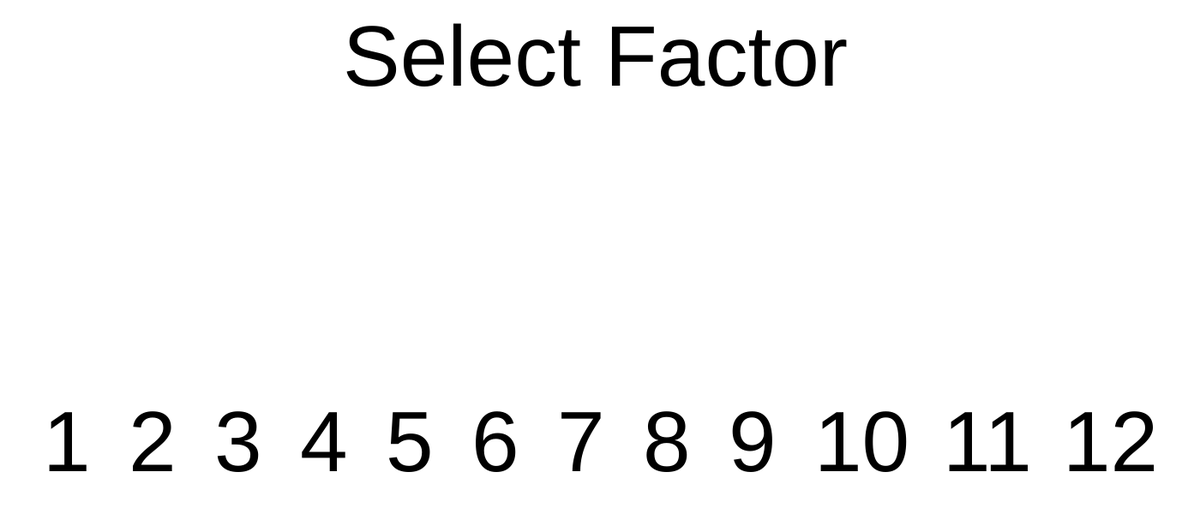
Frame 1 (no input)
Frame 60 (no input): identical to frame 1, image omitted
Frame 120 (the mouse pressed at the canvas centre since frame 60): identical to frame 1, image omitted

The p5.js sketch that drew this single still picture (run headless with seeded random() and noise() and a simulated clock; from frame 60 on, the mouse is pressed at the canvas centre):

// p5.js sketch
// ── sketch.js
var state, problemExists=true, answerIsReady=false;
var cFactor, rFactor;
var answer, submission;

function setup() {
  createCanvas(1400, 600);
  state="select";
  textSize(100);
}

function draw() {
  background(255);
  
  if (state=="select") {
    keyCode=0;
    text("Select Factor", 400, 100);
    
    text("1", 50, 550);
    text("2", 150, 550);
    text("3", 250, 550);
    text("4", 350, 550);
    text("5", 450, 550);
    text("6", 550, 550);
    text("7", 650, 550);
    text("8", 750, 550);
    text("9", 850, 550);
    text("10", 950, 550);
    text("11", 1100, 550);
    text("12", 1240, 550)
  }
  
  if (state=="play") {
    if (keyCode==32&&answerIsReady==false) {
      answerIsReady = true;
    }
    if (answerIsReady) {
      text(cFactor+" X "+rFactor+" = "+answer, 600, 400);
      if (keyCode==78) {
        answerIsReady=false;
        newProblem();
      }
    } else {
      text(cFactor+" X "+rFactor, 600, 400);
    }
    if (keyCode==77) {
      state="select";
    }
  }
}

function mousePressed() {
  if (state=="select") {
    //1
    if (mouseX>50&&mouseX<100 && mouseY<550&&mouseY>450) {
      cFactor=1;
      state="play";
      newProblem();
    }
    //2
    if (mouseX>150&&mouseX<200 && mouseY<550&&mouseY>450) {
      cFactor=2;
      state="play";
      newProblem();
    }
    //3
    if (mouseX>250&&mouseX<300 && mouseY<550&&mouseY>450) {
      cFactor=3;
      state="play";
      newProblem();
    }
    //4
    if (mouseX>350&&mouseX<400 && mouseY<550&&mouseY>450) {
      cFactor=4;
      state="play";
      newProblem();
    }
    //5
    if (mouseX>450&&mouseX<500 && mouseY<550&&mouseY>450) {
      cFactor=5;
      state="play";
      newProblem();
    }
    //6
    if (mouseX>550&&mouseX<600 && mouseY<550&&mouseY>450) {
      cFactor=6;
      state="play";
      newProblem();
    }
    //7
    if (mouseX>650&&mouseX<700 && mouseY<550&&mouseY>450) {
      cFactor=7;
      state="play";
      newProblem();
    }
    //8
    if (mouseX>750&&mouseX<800 && mouseY<550&&mouseY>450) {
      cFactor=8;
      state="play";
      newProblem();
    }
    //9
    if (mouseX>850&&mouseX<900 && mouseY<550&&mouseY>450) {
      cFactor=9;
      state="play";
      newProblem();
    }
    //10
    if (mouseX>950&&mouseX<1050 && mouseY<550&&mouseY>450) {
      cFactor=10;
      state="play";
      newProblem();
    }
    //11
    if (mouseX>1100&&mouseX<1200 && mouseY<550&&mouseY>450) {
      cFactor=11;
      state="play";
      newProblem();
    }
    //12
    if (mouseX>1240&&mouseX<1340 && mouseY<550&&mouseY>450) {
      cFactor=12;
      state="play";
      newProblem();
    }
  }
}

function newProblem() {
  rFactor = Math.round(random(1, 12));
  answer = cFactor*rFactor
}
